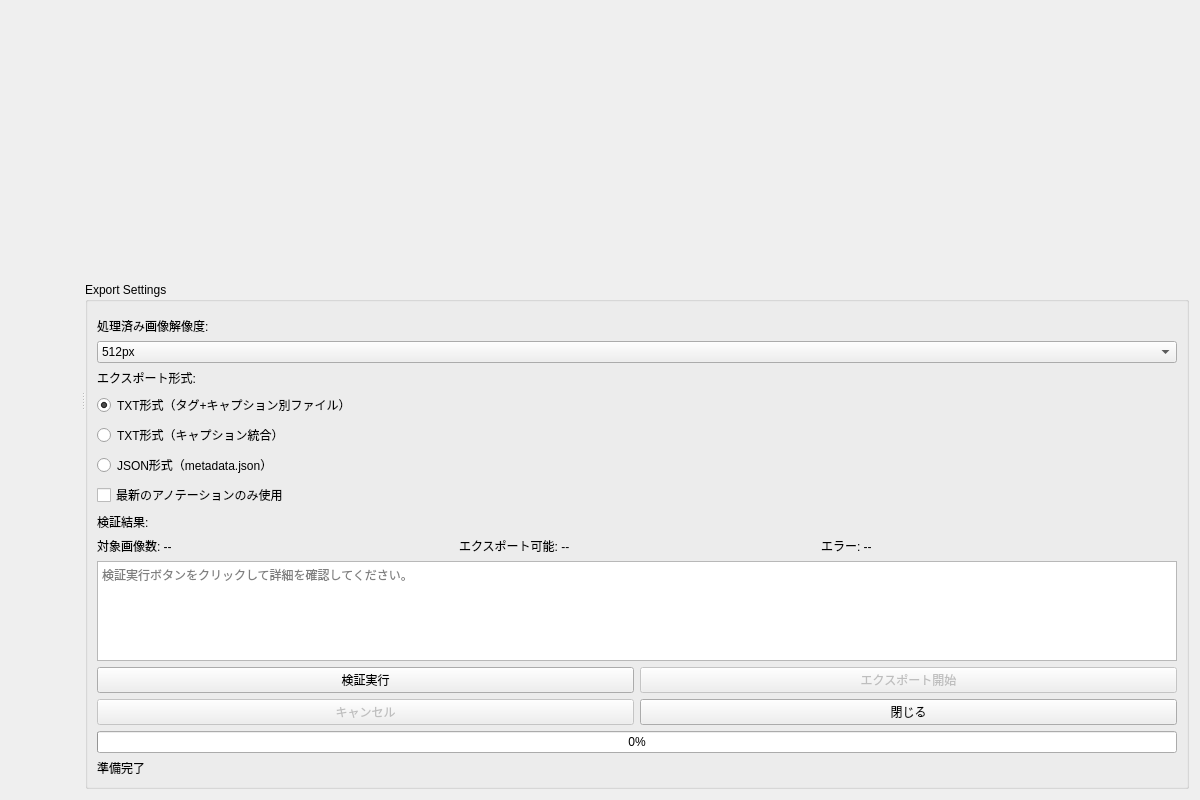
<?xml version='1.0' encoding='utf-8'?>
<ui version="4.0">
 <class>DatasetExportWidget</class>
 <widget class="QWidget" name="DatasetExportWidget">
  <property name="geometry">
   <rect>
    <x>0</x>
    <y>0</y>
    <width>1200</width>
    <height>800</height>
   </rect>
  </property>
  <property name="windowTitle">
   <string>Dataset Export</string>
  </property>
  <layout class="QHBoxLayout" name="mainLayout">
   <item>
    <widget class="QSplitter" name="mainSplitter">
     <property name="orientation">
      <enum>Qt::Orientation::Horizontal</enum>
     </property>
     <widget class="QWidget" name="leftPanel">
      <layout class="QVBoxLayout" name="leftPanelLayout">
       <item>
        <widget class="TagFilterWidget" name="dbSearchWidget" native="true">
         <layout class="QVBoxLayout" name="filterLayout" />
        </widget>
       </item>
       <item>
        <widget class="ThumbnailSelectorWidget" name="thumbnailSelector" native="true">
         <property name="sizePolicy">
          <sizepolicy hsizetype="Expanding" vsizetype="Expanding">
           <horstretch>0</horstretch>
           <verstretch>1</verstretch>
          </sizepolicy>
         </property>
        </widget>
       </item>
       <item>
        <widget class="QLabel" name="imageCountLabel">
         <property name="text">
          <string />
         </property>
         <property name="sizePolicy">
          <sizepolicy hsizetype="Preferred" vsizetype="Fixed">
           <horstretch>0</horstretch>
           <verstretch>0</verstretch>
          </sizepolicy>
         </property>
        </widget>
       </item>
      </layout>
     </widget>
     <widget class="QWidget" name="rightPanel">
      <layout class="QVBoxLayout" name="rightPanelLayout">
       <item>
        <widget class="ImagePreviewWidget" name="imagePreview" native="true">
         <property name="sizePolicy">
          <sizepolicy hsizetype="Expanding" vsizetype="Expanding">
           <horstretch>0</horstretch>
           <verstretch>1</verstretch>
          </sizepolicy>
         </property>
        </widget>
       </item>
       <item>
        <widget class="QGroupBox" name="exportGroupBox">
         <property name="title">
          <string>Export Settings</string>
         </property>
         <layout class="QVBoxLayout" name="exportLayout">
          <item>
           <widget class="DirectoryPickerWidget" name="exportDirectoryPicker" native="true" />
          </item>
          <item>
           <widget class="QLabel" name="resolutionLabel">
            <property name="text">
             <string>処理済み画像解像度:</string>
            </property>
            <property name="sizePolicy">
             <sizepolicy hsizetype="Preferred" vsizetype="Fixed">
              <horstretch>0</horstretch>
              <verstretch>0</verstretch>
             </sizepolicy>
            </property>
           </widget>
          </item>
          <item>
           <widget class="QComboBox" name="comboBoxResolution">
            <property name="sizePolicy">
             <sizepolicy hsizetype="Expanding" vsizetype="Fixed">
              <horstretch>0</horstretch>
              <verstretch>0</verstretch>
             </sizepolicy>
            </property>
            <item>
             <property name="text">
              <string>512px</string>
             </property>
            </item>
            <item>
             <property name="text">
              <string>768px</string>
             </property>
            </item>
            <item>
             <property name="text">
              <string>1024px</string>
             </property>
            </item>
            <item>
             <property name="text">
              <string>1536px</string>
             </property>
            </item>
           </widget>
          </item>
          <item>
           <widget class="QLabel" name="exportFormatLabel">
            <property name="text">
             <string>エクスポート形式:</string>
            </property>
            <property name="sizePolicy">
             <sizepolicy hsizetype="Preferred" vsizetype="Fixed">
              <horstretch>0</horstretch>
              <verstretch>0</verstretch>
             </sizepolicy>
            </property>
           </widget>
          </item>
          <item>
           <layout class="QVBoxLayout" name="formatSelectionLayout">
            <item>
             <widget class="QRadioButton" name="radioTxtSeparate">
              <property name="text">
               <string>TXT形式（タグ+キャプション別ファイル）</string>
              </property>
              <property name="checked">
               <bool>true</bool>
              </property>
             </widget>
            </item>
            <item>
             <widget class="QRadioButton" name="radioTxtMerged">
              <property name="text">
               <string>TXT形式（キャプション統合）</string>
              </property>
             </widget>
            </item>
            <item>
             <widget class="QRadioButton" name="radioJson">
              <property name="text">
               <string>JSON形式（metadata.json）</string>
              </property>
             </widget>
            </item>
           </layout>
          </item>
          <item>
           <widget class="QCheckBox" name="latestOnlyCheckBox">
            <property name="text">
             <string>最新のアノテーションのみ使用</string>
            </property>
           </widget>
          </item>
          <item>
           <widget class="QLabel" name="validationResultsLabel">
            <property name="text">
             <string>検証結果:</string>
            </property>
            <property name="sizePolicy">
             <sizepolicy hsizetype="Preferred" vsizetype="Fixed">
              <horstretch>0</horstretch>
              <verstretch>0</verstretch>
             </sizepolicy>
            </property>
           </widget>
          </item>
          <item>
           <layout class="QHBoxLayout" name="validationStatsLayout">
            <item>
             <widget class="QLabel" name="totalImagesLabel">
              <property name="text">
               <string>対象画像数: --</string>
              </property>
              <property name="sizePolicy">
               <sizepolicy hsizetype="Preferred" vsizetype="Fixed">
                <horstretch>0</horstretch>
                <verstretch>0</verstretch>
               </sizepolicy>
              </property>
             </widget>
            </item>
            <item>
             <widget class="QLabel" name="validImagesLabel">
              <property name="text">
               <string>エクスポート可能: --</string>
              </property>
              <property name="sizePolicy">
               <sizepolicy hsizetype="Preferred" vsizetype="Fixed">
                <horstretch>0</horstretch>
                <verstretch>0</verstretch>
               </sizepolicy>
              </property>
             </widget>
            </item>
            <item>
             <widget class="QLabel" name="errorCountLabel">
              <property name="text">
               <string>エラー: --</string>
              </property>
              <property name="sizePolicy">
               <sizepolicy hsizetype="Preferred" vsizetype="Fixed">
                <horstretch>0</horstretch>
                <verstretch>0</verstretch>
               </sizepolicy>
              </property>
             </widget>
            </item>
           </layout>
          </item>
          <item>
           <widget class="QTextEdit" name="validationDetailsText">
            <property name="sizePolicy">
             <sizepolicy hsizetype="Expanding" vsizetype="Expanding">
              <horstretch>0</horstretch>
              <verstretch>1</verstretch>
             </sizepolicy>
            </property>
            <property name="maximumSize">
             <size>
              <width>16777215</width>
              <height>100</height>
             </size>
            </property>
            <property name="readOnly">
             <bool>true</bool>
            </property>
            <property name="placeholderText">
             <string>検証実行ボタンをクリックして詳細を確認してください。</string>
            </property>
           </widget>
          </item>
          <item>
           <layout class="QHBoxLayout" name="actionButtonsLayout">
            <item>
             <widget class="QPushButton" name="validateButton">
              <property name="text">
               <string>検証実行</string>
              </property>
              <property name="sizePolicy">
               <sizepolicy hsizetype="Expanding" vsizetype="Fixed">
                <horstretch>0</horstretch>
                <verstretch>0</verstretch>
               </sizepolicy>
              </property>
             </widget>
            </item>
            <item>
             <widget class="QPushButton" name="exportButton">
              <property name="text">
               <string>エクスポート開始</string>
              </property>
              <property name="enabled">
               <bool>false</bool>
              </property>
              <property name="sizePolicy">
               <sizepolicy hsizetype="Expanding" vsizetype="Fixed">
                <horstretch>0</horstretch>
                <verstretch>0</verstretch>
               </sizepolicy>
              </property>
             </widget>
            </item>
           </layout>
          </item>
          <item>
           <layout class="QHBoxLayout" name="controlButtonsLayout">
            <item>
             <widget class="QPushButton" name="cancelButton">
              <property name="text">
               <string>キャンセル</string>
              </property>
              <property name="enabled">
               <bool>false</bool>
              </property>
              <property name="sizePolicy">
               <sizepolicy hsizetype="Expanding" vsizetype="Fixed">
                <horstretch>0</horstretch>
                <verstretch>0</verstretch>
               </sizepolicy>
              </property>
             </widget>
            </item>
            <item>
             <widget class="QPushButton" name="closeButton">
              <property name="text">
               <string>閉じる</string>
              </property>
              <property name="sizePolicy">
               <sizepolicy hsizetype="Expanding" vsizetype="Fixed">
                <horstretch>0</horstretch>
                <verstretch>0</verstretch>
               </sizepolicy>
              </property>
             </widget>
            </item>
           </layout>
          </item>
          <item>
           <widget class="QProgressBar" name="exportProgressBar">
            <property name="value">
             <number>0</number>
            </property>
            <property name="visible">
             <bool>false</bool>
            </property>
            <property name="sizePolicy">
             <sizepolicy hsizetype="Expanding" vsizetype="Fixed">
              <horstretch>0</horstretch>
              <verstretch>0</verstretch>
             </sizepolicy>
            </property>
           </widget>
          </item>
          <item>
           <widget class="QLabel" name="statusLabel">
            <property name="text">
             <string>準備完了</string>
            </property>
            <property name="sizePolicy">
             <sizepolicy hsizetype="Preferred" vsizetype="Fixed">
              <horstretch>0</horstretch>
              <verstretch>0</verstretch>
             </sizepolicy>
            </property>
           </widget>
          </item>
         </layout>
        </widget>
       </item>
      </layout>
     </widget>
    </widget>
   </item>
  </layout>
 </widget>
 <customwidgets>
  <customwidget>
   <class>ImagePreviewWidget</class>
   <extends>QWidget</extends>
   <header>..widgets.image_preview</header>
   <container>1</container>
   <slots>
    <slot>load_image()</slot>
    <slot>update_model_options()</slot>
    <slot>send_vision_prompt()</slot>
   </slots>
  </customwidget>
  <customwidget>
   <class>ThumbnailSelectorWidget</class>
   <extends>QWidget</extends>
   <header>..widgets.thumbnail</header>
   <container>1</container>
   <slots>
    <signal>on_thumbnail_clicked()</signal>
    <signal>imageSelected()</signal>
   </slots>
  </customwidget>
  <customwidget>
   <class>DirectoryPickerWidget</class>
   <extends>QWidget</extends>
   <header>..widgets.directory_picker</header>
   <container>1</container>
  </customwidget>
  <customwidget>
   <class>TagFilterWidget</class>
   <extends>QWidget</extends>
   <header>..widgets.filter</header>
  </customwidget>
 </customwidgets>
 <resources />
 <connections />
</ui>
